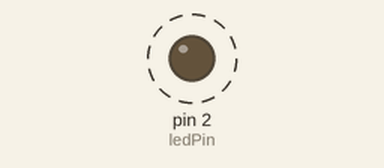
A sketch run on a simulated Arduino Uno, built with avr-gcc and run on an emulated ATmega328P. Shown: output pins drawn as LEDs (lit = HIGH). Dashed ring = blinking.

Above: at 0.15 s.
Timing chart, 0 to 3.0 s (numbered marks = the images above):
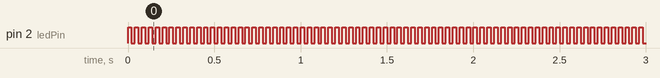

Measured:
- by itself, pin 2 (ledPin): alternates HIGH for 0.02 s and LOW for 0.02 s

The sketch:

Led_blink_on_breadboard.ino
```cpp
// Define the GPIO pin connected to the LED
int ledPin = 2; // You can change this to the pin you connected the LED to
int d = 20;
void setup() {
  // Initialize the GPIO pin as an output
  pinMode(ledPin, OUTPUT);
}

void loop() {
  // Turn the LED on
  digitalWrite(ledPin, HIGH);
  delay(d);

  // Turn the LED off
  digitalWrite(ledPin, LOW);
  delay(d);
}
```
